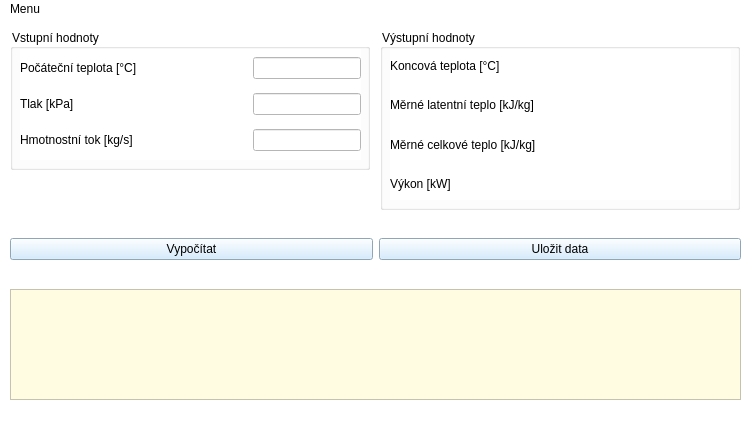
<?xml version="1.0" encoding="UTF-8"?>
<ui version="4.0">
 <class>mainWindow</class>
 <widget class="QMainWindow" name="mainWindow">
  <property name="geometry">
   <rect>
    <x>0</x>
    <y>0</y>
    <width>750</width>
    <height>440</height>
   </rect>
  </property>
  <property name="minimumSize">
   <size>
    <width>750</width>
    <height>440</height>
   </size>
  </property>
  <property name="maximumSize">
   <size>
    <width>750</width>
    <height>440</height>
   </size>
  </property>
  <property name="windowTitle">
   <string>Výparník</string>
  </property>
  <property name="styleSheet">
   <string notr="true">background-color: rgb(255, 255, 255);
color: rgb(0, 0, 0);</string>
  </property>
  <widget class="QWidget" name="centralwidget">
   <widget class="QGroupBox" name="groupBox">
    <property name="geometry">
     <rect>
      <x>10</x>
      <y>10</y>
      <width>360</width>
      <height>141</height>
     </rect>
    </property>
    <property name="title">
     <string>Vstupní hodnoty</string>
    </property>
    <widget class="QWidget" name="gridLayoutWidget">
     <property name="geometry">
      <rect>
       <x>10</x>
       <y>20</y>
       <width>341</width>
       <height>111</height>
      </rect>
     </property>
     <layout class="QGridLayout" name="gridLayout">
      <item row="0" column="0">
       <widget class="QLabel" name="teplota_1">
        <property name="sizePolicy">
         <sizepolicy hsizetype="Preferred" vsizetype="Preferred">
          <horstretch>5</horstretch>
          <verstretch>0</verstretch>
         </sizepolicy>
        </property>
        <property name="text">
         <string>Počáteční teplota [°C]</string>
        </property>
       </widget>
      </item>
      <item row="0" column="1">
       <widget class="QLineEdit" name="teplota_1_edit">
        <property name="styleSheet">
         <string notr="true"/>
        </property>
       </widget>
      </item>
      <item row="1" column="1">
       <widget class="QLineEdit" name="tlak_edit"/>
      </item>
      <item row="1" column="0">
       <widget class="QLabel" name="label_3">
        <property name="text">
         <string>Tlak [kPa]</string>
        </property>
       </widget>
      </item>
      <item row="2" column="0">
       <widget class="QLabel" name="label_2">
        <property name="text">
         <string>Hmotnostní tok [kg/s]</string>
        </property>
       </widget>
      </item>
      <item row="2" column="1">
       <widget class="QLineEdit" name="hmot_edit"/>
      </item>
     </layout>
    </widget>
   </widget>
   <widget class="QGroupBox" name="groupBox_2">
    <property name="geometry">
     <rect>
      <x>380</x>
      <y>10</y>
      <width>360</width>
      <height>181</height>
     </rect>
    </property>
    <property name="title">
     <string>Výstupní hodnoty</string>
    </property>
    <widget class="QWidget" name="gridLayoutWidget_2">
     <property name="geometry">
      <rect>
       <x>10</x>
       <y>20</y>
       <width>341</width>
       <height>151</height>
      </rect>
     </property>
     <layout class="QGridLayout" name="gridLayout_2">
      <item row="2" column="1">
       <widget class="QLabel" name="celk_teplo_lab">
        <property name="text">
         <string/>
        </property>
       </widget>
      </item>
      <item row="0" column="1">
       <widget class="QLabel" name="teplota_t2_lab">
        <property name="sizePolicy">
         <sizepolicy hsizetype="Preferred" vsizetype="Preferred">
          <horstretch>2</horstretch>
          <verstretch>0</verstretch>
         </sizepolicy>
        </property>
        <property name="text">
         <string/>
        </property>
       </widget>
      </item>
      <item row="1" column="0">
       <widget class="QLabel" name="label_8">
        <property name="sizePolicy">
         <sizepolicy hsizetype="Preferred" vsizetype="Preferred">
          <horstretch>5</horstretch>
          <verstretch>0</verstretch>
         </sizepolicy>
        </property>
        <property name="text">
         <string>Měrné latentní teplo [kJ/kg]</string>
        </property>
       </widget>
      </item>
      <item row="2" column="0">
       <widget class="QLabel" name="label_9">
        <property name="text">
         <string>Měrné celkové teplo [kJ/kg]</string>
        </property>
       </widget>
      </item>
      <item row="1" column="1">
       <widget class="QLabel" name="lat_teplo_lab">
        <property name="text">
         <string/>
        </property>
       </widget>
      </item>
      <item row="0" column="0">
       <widget class="QLabel" name="label_7">
        <property name="sizePolicy">
         <sizepolicy hsizetype="Preferred" vsizetype="Preferred">
          <horstretch>5</horstretch>
          <verstretch>0</verstretch>
         </sizepolicy>
        </property>
        <property name="text">
         <string>Koncová teplota [°C]</string>
        </property>
       </widget>
      </item>
      <item row="3" column="0">
       <widget class="QLabel" name="label">
        <property name="text">
         <string>Výkon [kW]</string>
        </property>
       </widget>
      </item>
      <item row="3" column="1">
       <widget class="QLabel" name="vykon_lab">
        <property name="text">
         <string/>
        </property>
       </widget>
      </item>
     </layout>
    </widget>
   </widget>
   <widget class="QWidget" name="horizontalLayoutWidget">
    <property name="geometry">
     <rect>
      <x>10</x>
      <y>200</y>
      <width>731</width>
      <height>61</height>
     </rect>
    </property>
    <layout class="QHBoxLayout" name="horizontalLayout">
     <item>
      <widget class="QPushButton" name="compute_button">
       <property name="styleSheet">
        <string notr="true">color: rgb(0, 0, 0);
background-color: rgb(202, 231, 255);</string>
       </property>
       <property name="text">
        <string>Vypočítat</string>
       </property>
      </widget>
     </item>
     <item>
      <widget class="QPushButton" name="save_button">
       <property name="styleSheet">
        <string notr="true">background-color: rgb(202, 231, 255);</string>
       </property>
       <property name="text">
        <string>Uložit data</string>
       </property>
      </widget>
     </item>
    </layout>
   </widget>
   <widget class="QTextBrowser" name="error_text">
    <property name="geometry">
     <rect>
      <x>10</x>
      <y>270</y>
      <width>731</width>
      <height>111</height>
     </rect>
    </property>
    <property name="styleSheet">
     <string notr="true">background-color: rgb(255, 252, 226);</string>
    </property>
   </widget>
  </widget>
  <widget class="QMenuBar" name="menubar">
   <property name="geometry">
    <rect>
     <x>0</x>
     <y>0</y>
     <width>750</width>
     <height>26</height>
    </rect>
   </property>
   <widget class="QMenu" name="menuMenu">
    <property name="title">
     <string>Menu</string>
    </property>
    <addaction name="actionUkon_it"/>
   </widget>
   <addaction name="menuMenu"/>
  </widget>
  <widget class="QStatusBar" name="statusbar"/>
  <action name="actionUkon_it">
   <property name="text">
    <string>Ukončit</string>
   </property>
  </action>
 </widget>
 <resources/>
 <connections>
  <connection>
   <sender>actionUkon_it</sender>
   <signal>triggered()</signal>
   <receiver>mainWindow</receiver>
   <slot>close()</slot>
   <hints>
    <hint type="sourcelabel">
     <x>-1</x>
     <y>-1</y>
    </hint>
    <hint type="destinationlabel">
     <x>374</x>
     <y>219</y>
    </hint>
   </hints>
  </connection>
 </connections>
</ui>
